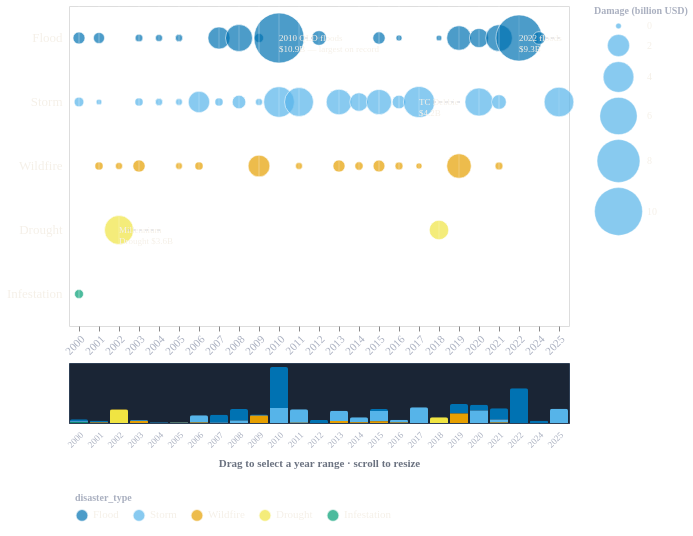

Write a Vega-Lite specification for this figure.
### Vega-Lite specification from a JSON file in a GitHub repository (floating-point values rounded to 4 significant figures)
{"$schema": "https://vega.github.io/schema/vega-lite/v5.json", "description": "Economic damage bubble matrix with year range selector", "background": "transparent", "data": {"values": [{"year": 2000, "disaster_type": "Flood", "damage": 0.5}, {"year": 2000, "disaster_type": "Storm", "damage": 0.28}, {"year": 2000, "disaster_type": "Infestation", "damage": 0.22}, {"year": 2001, "disaster_type": "Flood", "damage": 0.41}, {"year": 2001, "disaster_type": "Storm", "damage": 0.01}, {"year": 2001, "disaster_type": "Wildfire", "damage": 0.16}, {"year": 2002, "disaster_type": "Drought", "damage": 3.58}, {"year": 2002, "disaster_type": "Wildfire", "damage": 0.09}, {"year": 2003, "disaster_type": "Flood", "damage": 0.13}, {"year": 2003, "disaster_type": "Storm", "damage": 0.16}, {"year": 2003, "disaster_type": "Wildfire", "damage": 0.53}, {"year": 2004, "disaster_type": "Flood", "damage": 0.09}, {"year": 2004, "disaster_type": "Storm", "damage": 0.1}, {"year": 2005, "disaster_type": "Flood", "damage": 0.1}, {"year": 2005, "disaster_type": "Storm", "damage": 0.07}, {"year": 2005, "disaster_type": "Wildfire", "damage": 0.07}, {"year": 2006, "disaster_type": "Storm", "damage": 1.89}, {"year": 2006, "disaster_type": "Wildfire", "damage": 0.16}, {"year": 2007, "disaster_type": "Flood", "damage": 2.02}, {"year": 2007, "disaster_type": "Storm", "damage": 0.16}, {"year": 2008, "disaster_type": "Flood", "damage": 3.09}, {"year": 2008, "disaster_type": "Storm", "damage": 0.67}, {"year": 2009, "disaster_type": "Flood", "damage": 0.23}, {"year": 2009, "disaster_type": "Storm", "damage": 0.09}, {"year": 2009, "disaster_type": "Wildfire", "damage": 1.95}, {"year": 2010, "disaster_type": "Flood", "damage": 10.94}, {"year": 2010, "disaster_type": "Storm", "damage": 4.02}, {"year": 2011, "disaster_type": "Storm", "damage": 3.58}, {"year": 2011, "disaster_type": "Wildfire", "damage": 0.08}, {"year": 2012, "disaster_type": "Flood", "damage": 0.82}, {"year": 2013, "disaster_type": "Storm", "damage": 2.76}, {"year": 2013, "disaster_type": "Wildfire", "damage": 0.51}, {"year": 2014, "disaster_type": "Storm", "damage": 1.36}, {"year": 2014, "disaster_type": "Wildfire", "damage": 0.17}, {"year": 2015, "disaster_type": "Flood", "damage": 0.54}, {"year": 2015, "disaster_type": "Storm", "damage": 2.69}, {"year": 2015, "disaster_type": "Wildfire", "damage": 0.48}, {"year": 2016, "disaster_type": "Flood", "damage": 0.03}, {"year": 2016, "disaster_type": "Storm", "damage": 0.67}, {"year": 2016, "disaster_type": "Wildfire", "damage": 0.15}, {"year": 2017, "disaster_type": "Storm", "damage": 4.19}, {"year": 2017, "disaster_type": "Wildfire", "damage": 0.03}, {"year": 2018, "disaster_type": "Drought", "damage": 1.54}, {"year": 2018, "disaster_type": "Flood", "damage": 0.01}, {"year": 2019, "disaster_type": "Flood", "damage": 2.52}, {"year": 2019, "disaster_type": "Wildfire", "damage": 2.52}, {"year": 2020, "disaster_type": "Flood", "damage": 1.49}, {"year": 2020, "disaster_type": "Storm", "damage": 3.36}, {"year": 2021, "disaster_type": "Flood", "damage": 3.01}, {"year": 2021, "disaster_type": "Storm", "damage": 0.81}, {"year": 2021, "disaster_type": "Wildfire", "damage": 0.14}, {"year": 2022, "disaster_type": "Flood", "damage": 9.29}, {"year": 2024, "disaster_type": "Flood", "damage": 0.58}, {"year": 2025, "disaster_type": "Storm", "damage": 3.77}]}, "vconcat": [{"height": 320, "transform": [{"filter": {"param": "year_brush", "empty": true}}], "layer": [{"mark": {"type": "circle", "filled": true, "stroke": "#ffffff", "strokeWidth": 0.8, "tooltip": true}, "encoding": {"x": {"field": "year", "type": "ordinal", "title": null, "axis": {"labelAngle": -45, "labelFontSize": 11, "labelFont": "DM Sans", "gridColor": "rgba(255,255,255,0.08)", "domainColor": "transparent", "labelColor": "#aab0c0"}}, "y": {"field": "disaster_type", "type": "nominal", "title": null, "sort": ["Flood", "Storm", "Wildfire", "Drought", "Infestation"], "axis": {"labelFontSize": 13, "labelFont": "DM Sans", "labelColor": "#F5F0E8", "domainColor": "transparent", "tickColor": "transparent"}}, "size": {"field": "damage", "type": "quantitative", "title": "Damage (billion USD)", "scale": {"range": [30, 2500]}, "legend": {"title": "Damage (billion USD)", "titleFontSize": 10, "titleColor": "#aab0c0", "labelFontSize": 10, "labelFont": "DM Sans", "labelColor": "#F5F0E8", "orient": "right", "direction": "vertical", "symbolFillColor": "#56B4E9", "symbolStrokeColor": "#ffffff", "symbolStrokeWidth": 0.5}}, "color": {"field": "disaster_type", "type": "nominal", "scale": {"domain": ["Flood", "Storm", "Wildfire", "Drought", "Infestation"], "range": ["#0072B2", "#56B4E9", "#E69F00", "#F0E442", "#009E73"]}, "legend": {"titleFontSize": 10, "titleColor": "#aab0c0", "orient": "bottom", "direction": "horizontal", "labelFontSize": 11, "labelFont": "DM Sans", "labelColor": "#F5F0E8", "symbolSize": 150, "padding": 6, "columnPadding": 10}}, "tooltip": [{"field": "year", "type": "ordinal", "title": "Year"}, {"field": "disaster_type", "type": "nominal", "title": "Disaster type"}, {"field": "damage", "type": "quantitative", "title": "Damage (billion USD)", "format": ".2f"}]}}, {"mark": {"type": "rule", "color": "rgba(255,255,255,0.12)", "strokeWidth": 1}, "encoding": {"x": {"field": "year", "type": "ordinal"}}}, {"data": {"values": [{"year": 2010, "disaster_type": "Flood"}, {"year": 2022, "disaster_type": "Flood"}, {"year": 2017, "disaster_type": "Storm"}, {"year": 2002, "disaster_type": "Drought"}]}, "transform": [{"filter": {"param": "year_brush", "empty": true}}], "mark": {"type": "rule", "strokeWidth": 1, "strokeDash": [3, 3], "color": "#aab0c0", "opacity": 0.6, "xOffset": 8, "x2Offset": 44}, "encoding": {"x": {"field": "year", "type": "ordinal"}, "x2": {"field": "year", "type": "ordinal"}, "y": {"field": "disaster_type", "type": "nominal", "sort": ["Flood", "Storm", "Wildfire", "Drought", "Infestation"]}}}, {"data": {"values": [{"year": 2010, "disaster_type": "Flood", "label": "2010 QLD floods\n$10.9B — largest on record", "dx": 50, "dy": 0}, {"year": 2022, "disaster_type": "Flood", "label": "2022 floods\n$9.3B", "dx": 48, "dy": 0}, {"year": 2017, "disaster_type": "Storm", "label": "TC Debbie\n$4.2B", "dx": 38, "dy": 0}, {"year": 2002, "disaster_type": "Drought", "label": "Millennium\nDrought $3.6B", "dx": 38, "dy": 0}]}, "transform": [{"filter": {"param": "year_brush", "empty": true}}], "mark": {"type": "text", "fontSize": 9, "font": "DM Sans", "fontWeight": "500", "color": "#F5F0E8", "align": "left", "lineBreak": "\n", "background": "rgba(10,25,50,0.88)", "backgroundOpacity": 1, "backgroundPadding": {"left": 6, "right": 6, "top": 4, "bottom": 4}, "backgroundCornerRadius": 4}, "encoding": {"x": {"field": "year", "type": "ordinal"}, "y": {"field": "disaster_type", "type": "nominal", "sort": ["Flood", "Storm", "Wildfire", "Drought", "Infestation"]}, "dx": {"field": "dx", "type": "quantitative"}, "dy": {"field": "dy", "type": "quantitative"}, "text": {"field": "label", "type": "nominal"}}}]}, {"height": 60, "view": {"fill": "#1a2535", "stroke": "#2e3f55", "strokeWidth": 1}, "params": [{"name": "year_brush", "select": {"type": "interval", "encodings": ["x"]}}], "mark": {"type": "bar", "cornerRadiusTopLeft": 2, "cornerRadiusTopRight": 2}, "encoding": {"x": {"field": "year", "type": "ordinal", "axis": {"labelAngle": -45, "labelFontSize": 9, "labelFont": "DM Sans", "labelColor": "#aab0c0", "domainColor": "#2e3f55", "tickColor": "transparent", "title": "Drag to select a year range · scroll to resize", "titleColor": "#6b7280", "titleFontSize": 11, "titleFont": "DM Sans", "titlePadding": 8}}, "y": {"field": "damage", "type": "quantitative", "aggregate": "sum", "axis": null}, "color": {"field": "disaster_type", "type": "nominal", "scale": {"domain": ["Flood", "Storm", "Wildfire", "Drought", "Infestation"], "range": ["#0072B2", "#56B4E9", "#E69F00", "#F0E442", "#009E73"]}, "legend": null}}}], "resolve": {"scale": {"y": "independent"}}, "spacing": 5, "config": {"font": "DM Sans", "concat": {"spacing": 5}}}
